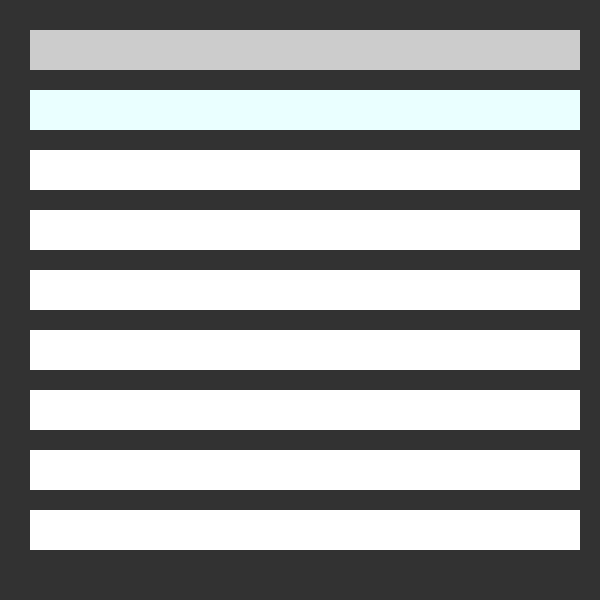
Frame 1 (no input)
Frame 60 (the mouse pressed at the canvas centre just before this capture): identical to frame 1, image omitted
Frame 120 (the mouse held since frame 60 and released just before this capture): identical to frame 1, image omitted

The Processing sketch that drew this single still picture (run headless with seeded random() and noise(); from frame 60 on, the mouse is pressed at the canvas centre):

// Processing sketch: processing_32563
// ── processing_32563.pde

void setup(){
  size(600,600);
  background(50);
}

void draw (){
int r = 204;
int g = 204;
int b = 204;

if (mouseY > 300) {
  r= 204;
  g= 0;
  b= 0;
}

noStroke();
fill(r,g,b);
rect (30,30,550,40);
fill(r+30,g+60,b+70);
rect (30,90,550,40);
fill (r+60,g+70,b+80);
rect (30,150,550,40);
fill (r+80,g+90,b+100);
rect (30,210,550,40);
fill (r+90,g+100,b+110);
rect (30,270,550,40);
fill (r+100,g+110,b+120);
rect (30,330,550,40);
fill (r+120,g+140,b+160);
rect (30,390,550,40);
fill (r+180,g+170,b+190);
rect (30,450,550,40);
fill (r+200,g+210,b+220);
rect (30,510,550,40);
}
